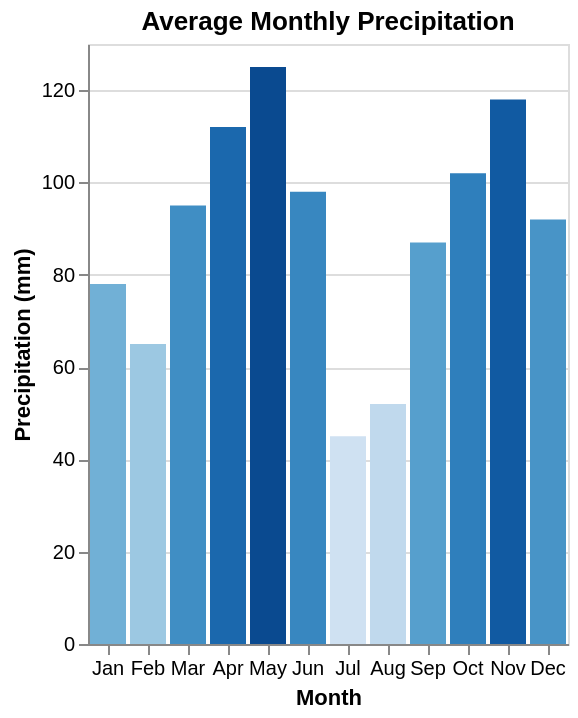

Write the Vega-Lite specification saved for this chart.
### Vega-Lite specification from a JSON file in a GitHub repository (floating-point values rounded to 4 significant figures)
{"$schema": "https://vega.github.io/schema/vega-lite/v6.json", "description": "Monthly precipitation levels", "data": {"values": [{"month": "Jan", "precipitation": 78}, {"month": "Feb", "precipitation": 65}, {"month": "Mar", "precipitation": 95}, {"month": "Apr", "precipitation": 112}, {"month": "May", "precipitation": 125}, {"month": "Jun", "precipitation": 98}, {"month": "Jul", "precipitation": 45}, {"month": "Aug", "precipitation": 52}, {"month": "Sep", "precipitation": 87}, {"month": "Oct", "precipitation": 102}, {"month": "Nov", "precipitation": 118}, {"month": "Dec", "precipitation": 92}]}, "mark": "bar", "encoding": {"x": {"field": "month", "type": "ordinal", "axis": {"title": "Month", "labelAngle": 0}, "sort": null}, "y": {"field": "precipitation", "type": "quantitative", "axis": {"title": "Precipitation (mm)"}}, "color": {"field": "precipitation", "type": "quantitative", "scale": {"scheme": "blues"}, "legend": null}}, "title": "Average Monthly Precipitation"}
